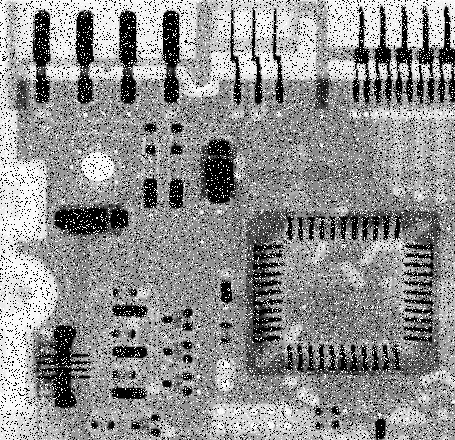
#> input picture img2.tif, 455 x 440 px
$ python task2.py
#> lines starting #> are read from the running program, lines starting #| are printed output that depends on the picture
import cv2
import numpy as np
from matplotlib import pyplot as plt

img2 = cv2.imread("img2.tif", cv2.IMREAD_GRAYSCALE)
#> img2 is the input picture: shape (440, 455); min 0, max 255, mean 144.1
img3 = cv2.imread("img3.jpg", cv2.IMREAD_GRAYSCALE)
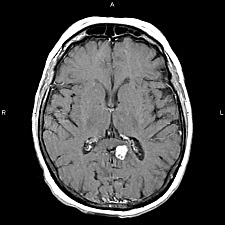
#> input picture img3.jpg, 225 x 225 px
#> img3 is the input picture: shape (225, 225); min 0, max 255, mean 66.6

# a) 3x3 averaging filter
avg_3x3 = cv2.blur(img2, (3, 3))
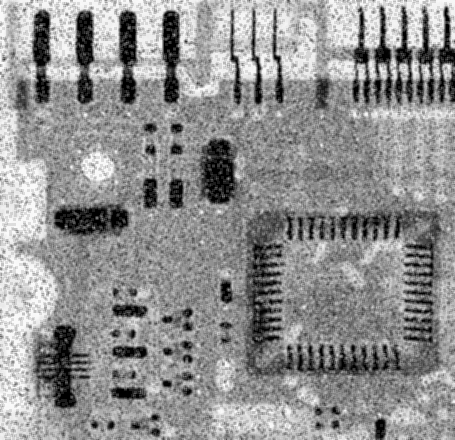
#> avg_3x3: shape (440, 455); min 0, max 253, mean 144

# b) Gaussian filtering 5x5
gaussian_5x5 = cv2.GaussianBlur(img2, (5, 5), 0)

# c) Median filtering kernel size 5
median_5 = cv2.medianBlur(img2, 5)
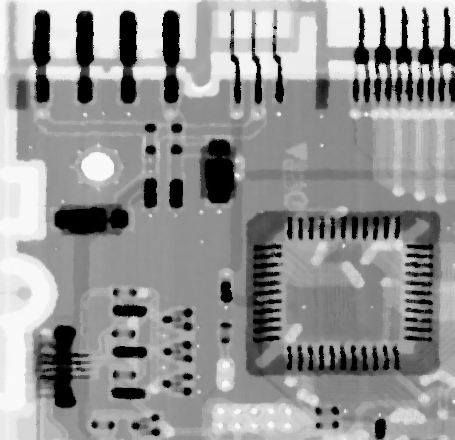
#> median_5: shape (440, 455); min 0, max 251, mean 148.5

plt.figure(figsize=(12, 8))

plt.subplot(2, 2, 1)
plt.imshow(img2, cmap="gray")
plt.title("Original img2")
plt.axis("off")

plt.subplot(2, 2, 2)
plt.imshow(avg_3x3, cmap="gray")
plt.title("3x3 Averaging Filter")
plt.axis("off")

plt.subplot(2, 2, 3)
plt.imshow(gaussian_5x5, cmap="gray")

plt.title("5x5 Gaussian Filter")
plt.axis("off")

plt.subplot(2, 2, 4)
plt.imshow(median_5, cmap="gray")
plt.title("Median Filter k=5")
plt.axis("off")


plt.show()
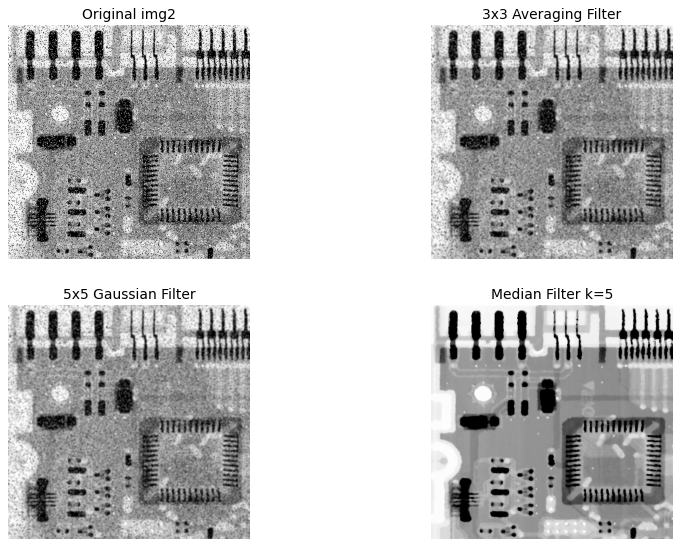
#> figure drawn by matplotlib, 4 panels
